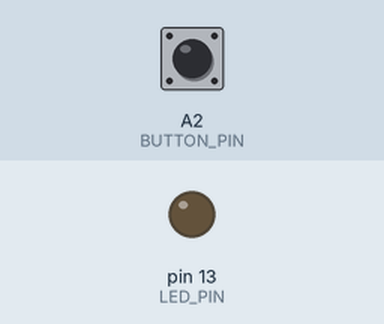
Recording of a sketch running on a simulated Arduino Uno, built with avr-gcc and run on an emulated ATmega328P. On the bench: output pins drawn as LEDs (lit = HIGH). The test bench sets the inputs (shaded band); at power-on: A2 (BUTTON_PIN) HIGH. The audio player accepts every command and is not drawn; what the sketch prints to the serial monitor is not drawn.

Above: at 1.7 s.
1.8 s: A2 (BUTTON_PIN) pulled LOW for 0.15 s
At 1.87 s:
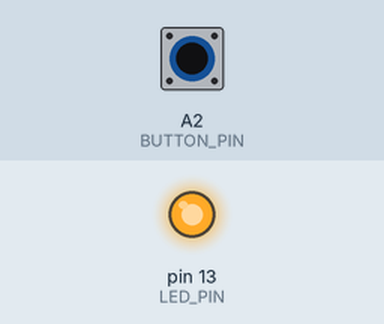
3.4 s: A2 (BUTTON_PIN) pulled LOW for 3.2 s
At 7.7 s:
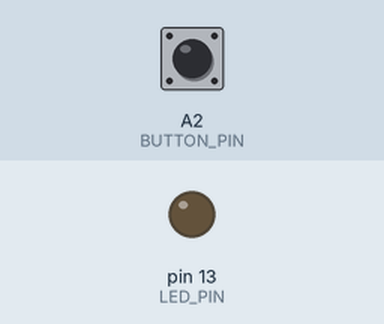
Timing chart, 0 to 9.2 s (numbered marks = the images above; inputs shaded):
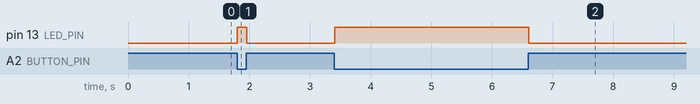

The sketch:

DFPlayer2_next_file.ino
```cpp
#define BUTTON_PIN A2
#define LED_PIN LED_BUILTIN

#include "Arduino.h"
#include "SoftwareSerial.h"
#include "DFRobotDFPlayerMini.h"
#include <Bounce2.h>
Bounce2::Button button = Bounce2::Button();
int ledState = LOW;
int number = 1;

SoftwareSerial mySoftwareSerial(10, 11);  // RX, TX
DFRobotDFPlayerMini myDFPlayer;
void printDetail(uint8_t type, int value);


void setup() {
  button.attach( BUTTON_PIN ,  INPUT_PULLUP );
  button.interval(5);
  button.setPressedState(LOW);
   pinMode(LED_PIN,OUTPUT);
  digitalWrite(LED_PIN,ledState);

  mySoftwareSerial.begin(9600);
  Serial.begin(115200);

  Serial.println();
  Serial.println(F("DFRobot DFPlayer Mini Demo"));
  Serial.println(F("Initializing DFPlayer ... (May take 3~5 seconds)"));

  if (!myDFPlayer.begin(mySoftwareSerial)) {  //Use softwareSerial to communicate with mp3.
    Serial.println(F("Unable to begin:"));
    Serial.println(F("1.Please recheck the connection!"));
    Serial.println(F("2.Please insert the SD card!"));
    while (true)
      ;
  }
  Serial.println(F("DFPlayer Mini online."));

  myDFPlayer.setTimeOut(500);  //Set serial communictaion time out 500ms

  //----Set volume----
  myDFPlayer.volume(20);    //Set volume value (0~30).
  myDFPlayer.volumeUp();    //Volume Up
  myDFPlayer.volumeDown();  //Volume Down

  //----Set different EQ----
  myDFPlayer.EQ(DFPLAYER_EQ_NORMAL);
  //  myDFPlayer.EQ(DFPLAYER_EQ_POP);
  //  myDFPlayer.EQ(DFPLAYER_EQ_ROCK);
  //  myDFPlayer.EQ(DFPLAYER_EQ_JAZZ);
  //  myDFPlayer.EQ(DFPLAYER_EQ_CLASSIC);
  //  myDFPlayer.EQ(DFPLAYER_EQ_BASS);

  //----Set device we use SD as default----
  //  myDFPlayer.outputDevice(DFPLAYER_DEVICE_U_DISK);
  myDFPlayer.outputDevice(DFPLAYER_DEVICE_SD);
  //  myDFPlayer.outputDevice(DFPLAYER_DEVICE_AUX);
  //  myDFPlayer.outputDevice(DFPLAYER_DEVICE_SLEEP);
  //  myDFPlayer.outputDevice(DFPLAYER_DEVICE_FLASH);

  //----Mp3 control----
  //  myDFPlayer.sleep();     //sleep
   myDFPlayer.reset();     //Reset the module
  //myDFPlayer.enableDAC();  //Enable On-chip DAC
  //  myDFPlayer.disableDAC();  //Disable On-chip DAC
 //  myDFPlayer.outputSetting(true, 30); //output setting, enable the output and set the gain to 15

//myDFPlayer.enableLoopAll();
  /*//----Mp3 play----
  myDFPlayer.next();  //Play next mp3
  delay(1000);
  myDFPlayer.previous();  //Play previous mp3
  delay(1000);
  myDFPlayer.play(1);  //Play the first mp3
  delay(1000);
  myDFPlayer.loop(1);  //Loop the first mp3
  delay(1000);
  myDFPlayer.pause();  //pause the mp3
  delay(1000);
  myDFPlayer.start();  //start the mp3 from the pause
  delay(1000);
  myDFPlayer.playFolder(15, 4);  //play specific mp3 in SD:/15/004.mp3; Folder Name(1~99); File Name(1~255)
  delay(1000);
  myDFPlayer.enableLoopAll();  //loop all mp3 files.
  delay(1000);
  myDFPlayer.disableLoopAll();  //stop loop all mp3 files.
  delay(1000);
  myDFPlayer.playMp3Folder(4);  //play specific mp3 in SD:/MP3/0004.mp3; File Name(0~65535)
  delay(1000);
  myDFPlayer.advertise(3);  //advertise specific mp3 in SD:/ADVERT/0003.mp3; File Name(0~65535)
  delay(1000);
  myDFPlayer.stopAdvertise();  //stop advertise
  delay(1000);
  myDFPlayer.playLargeFolder(2, 999);  //play specific mp3 in SD:/02/004.mp3; Folder Name(1~10); File Name(1~1000)
  delay(1000);
  myDFPlayer.loopFolder(5);  //loop all mp3 files in folder SD:/05.
  delay(1000);
  myDFPlayer.randomAll();  //Random play all the mp3.
  delay(1000);
  myDFPlayer.enableLoop();  //enable loop.
  delay(1000);
  myDFPlayer.disableLoop();  //disable loop.
  delay(1000);

*/
/*
  //----Read imformation----
  Serial.println(myDFPlayer.readState());                //read mp3 state
  Serial.println(myDFPlayer.readVolume());               //read current volume
  Serial.println(myDFPlayer.readEQ());                   //read EQ setting
  Serial.println(myDFPlayer.readFileCounts());           //read all file counts in SD card
  Serial.println(myDFPlayer.readCurrentFileNumber());    //read current play file number
  Serial.println(myDFPlayer.readFileCountsInFolder(1));  //read fill counts in folder SD:/03

*/

}

void loop() {
   button.update();

 if ( button.fell() == true ) {

    // TOGGLE THE LED STATE :
   // ledState = !ledState; // SET ledState TO THE OPPOSITE OF ledState
    //digitalWrite(LED_PIN,ledState); // WRITE THE NEW ledState
    digitalWrite(LED_PIN,HIGH);
    //myDFPlayer.randomAll();
    myDFPlayer.playFolder(1, number);


  }
  if ( button.rose() == true ) {
    digitalWrite(LED_PIN,LOW);
    myDFPlayer.pause();
    if (number < 14)
      {
        ++number;
      }
      else
      {
        number = 1;
      }
  }
}
```

Measured:
- after the input at 1.8 s, pin 13 (LED_PIN): LOW → HIGH at once, → LOW 0.15 s later
- after the input at 3.4 s, pin 13 (LED_PIN): LOW → HIGH at once, → LOW 3.2 s later
